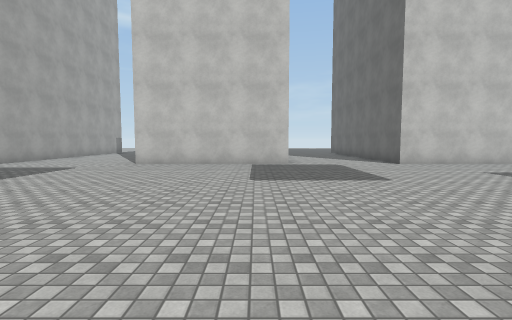
View 1 (above)

24 first-person views from a walk through a 3-D level made in the Unity game engine. The camera is 1.5 m above the floor, tilts 4° down and sees 85° across. The floor is counted in squares, 2 m on a side. Each view is taken from the middle of a square. On the plan, view 1 faces up. The plan holds only what a view shows up to about 10 squares ahead; the rest is blank. The place goes on beyond the plan. The player character is not drawn. Surface patterns are stand-ins for the level's own textures.

View 2
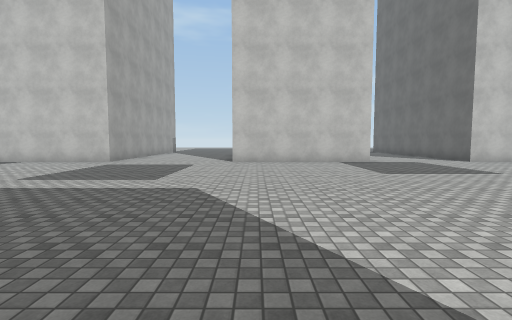

View 3
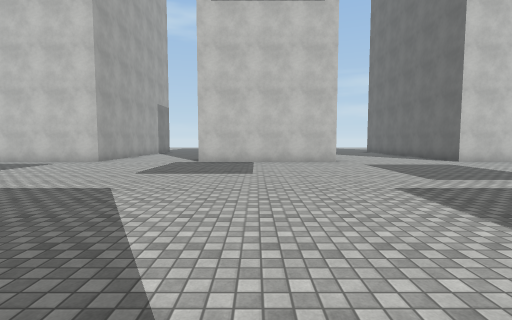

View 4
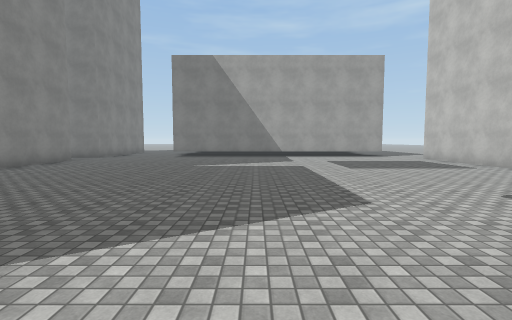

View 5
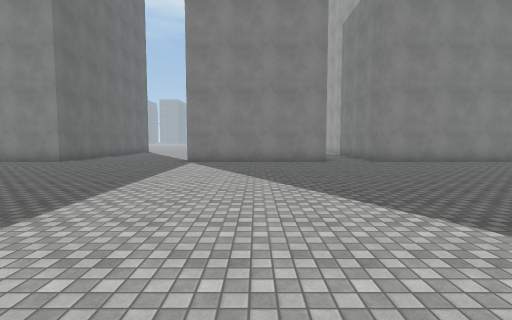

View 6
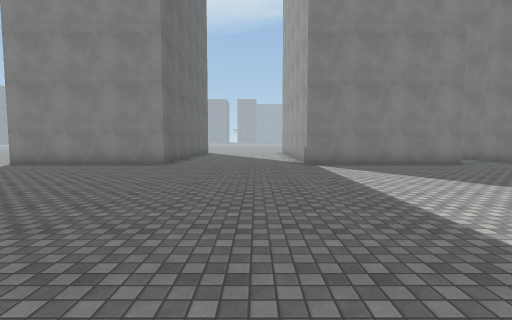

View 7
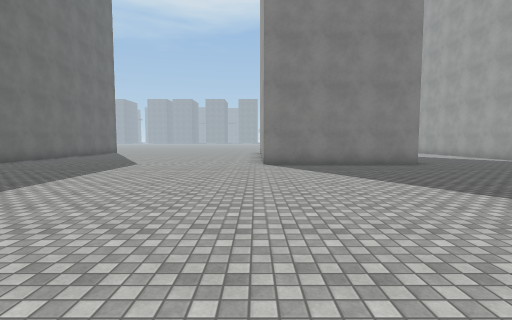

View 8
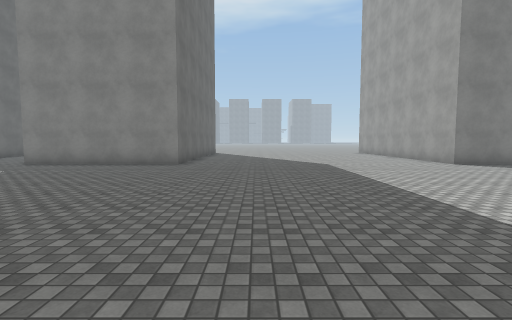

View 9
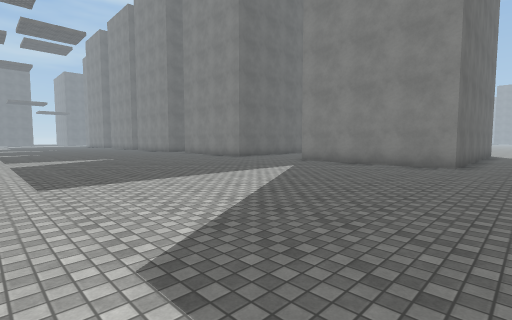

View 10
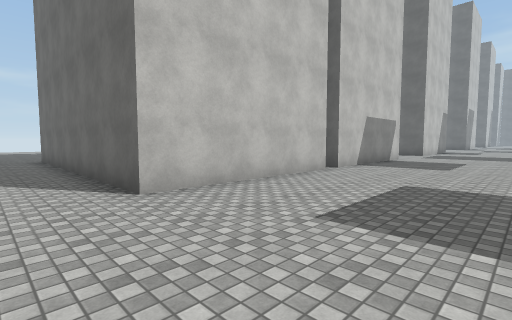

View 11
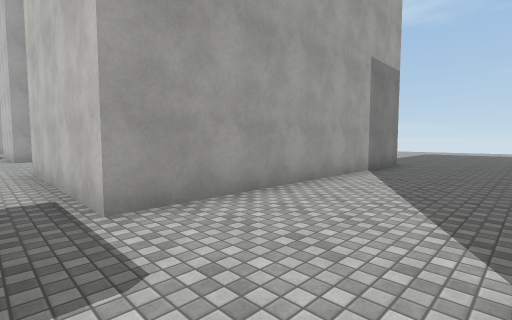

View 12
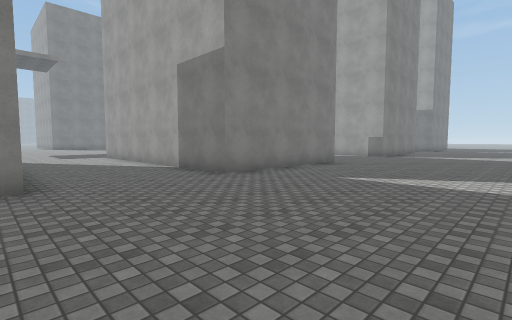

View 13
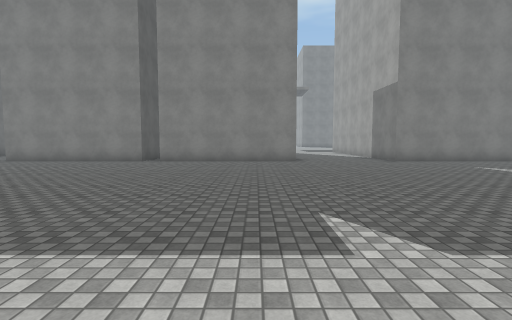

View 14
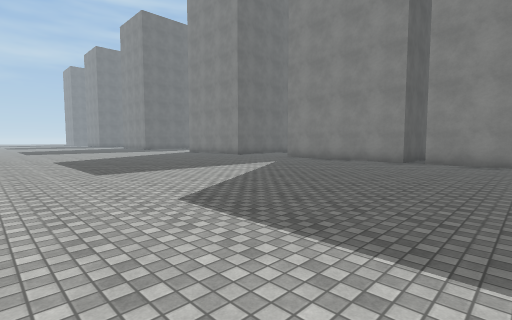

View 15
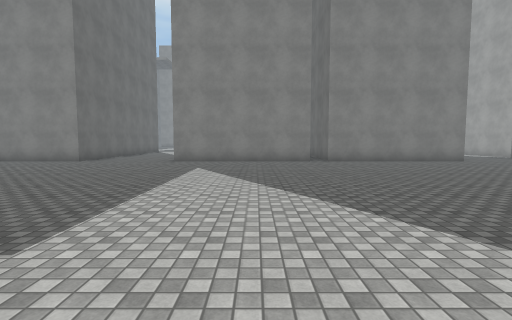

View 16
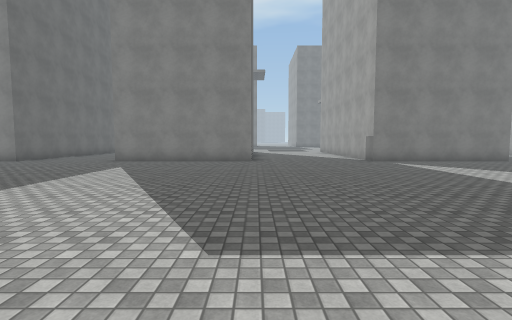

View 17
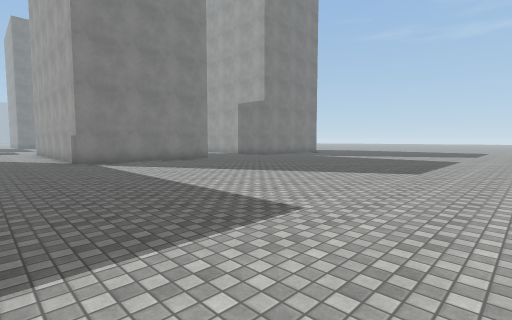

View 18
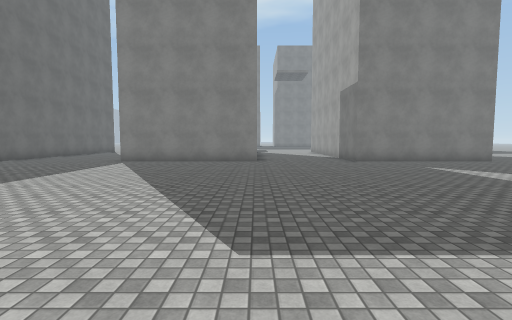

View 19
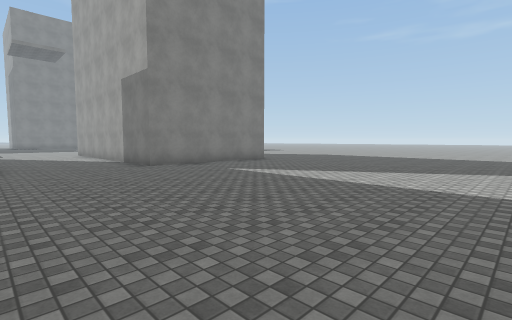

View 20
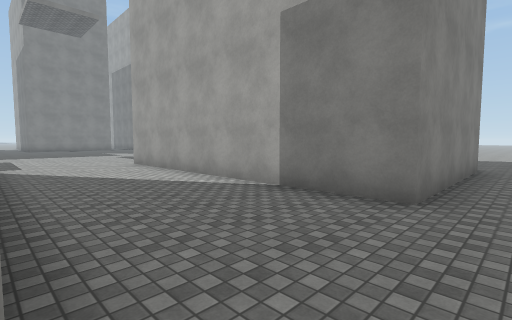

View 21
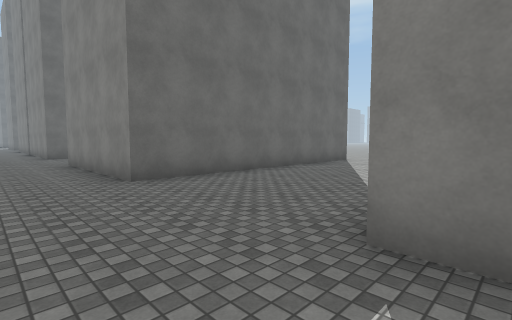

View 22
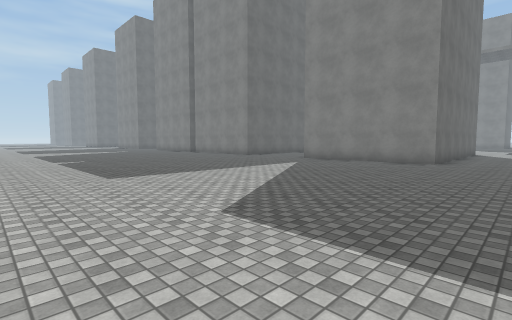

View 23
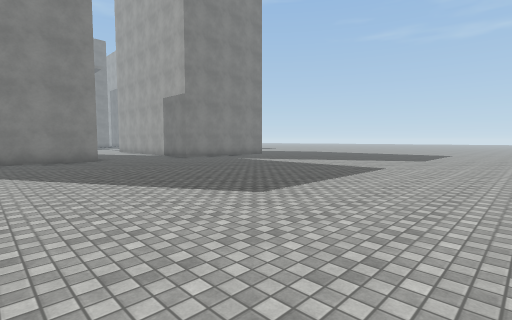

View 24
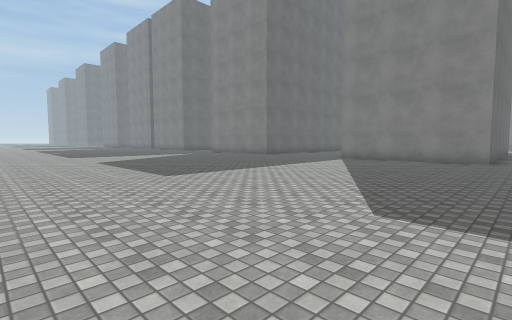

### Floor plan
Points are (right, up) in squares from view 1. A wall is a line through its corners. A room is listed if a view was taken in it or the views show most of it. See-through windows are left out.
Room 1 (views 1, 2, 3, 4, 5, 6, 7, 8, 9, 10, 11)
walls: (1, 8.9) (-3.8, 8.9); (-4.1, -6) (-4.1, -4.8) (0.7, -4.8) (0.7, -6); (-8.2, 8.9) (-13, 8.9); (9.5, 8.9) (4.6, 8.9); (9.4, -7.5) (9.4, -4.8) (14.4, -4.8); (-13.5, -4.8) (-8.6, -4.8) (-8.6, -5.9); (13.4, 8.9) (10.1, 8.9); (-16.6, 8.9) (-20.1, 8.9); (-20.1, -4.8) (-15.4, -4.8) (-15.4, -6)
ways out: opening at (-15, 9) to room 2; opening at (-6, 9) to room 2; opening at (3, 9) to room 2
Room 2 (views 12, 13, 14, 15, 16, 17, 18, 19, 20, 21, 22, 23, 24)
walls: (10.1, 17) (15, 17); (-3.8, 8.9) (-3.8, 17) (1, 17) (1, 8.9); (4.6, 8.9) (4.6, 17) (9.5, 17); (-8.2, 10.1) (-8.2, 8.9); (-13, 14.8) (-13, 17) (-8.2, 17) (-8.2, 15); (18.2, 17) (19.5, 17); (-20.5, 17) (-16.6, 17) (-16.6, 8.9)
ways out: opening at (-15, 9) to room 1; opening at (-6, 9) to room 1; opening at (3, 9) to room 1

Where each view was taken, in squares from view 1:
view 1: 0 up, 0 right, facing up
view 2: 1 down, 3 left, facing up
view 3: 1 down, 11 left, facing up
view 4: 2 up, 10 left, facing left
view 5: 5 up, 11 left, facing down
view 6: 4 up, 7 left, facing down
view 7: 4 up, 1 right, facing down
view 8: 4 up, 7 right, facing down
view 9: 4 up, 8 right, facing down-right
view 10: 5 up, 3 right, facing up-right
view 11: 8 up, 4 right, facing up-left
view 12: 22 up, 5 right, facing down-left
view 13: 27 up, 6 right, facing down
view 14: 27 up, 7 right, facing down-right
view 15: 27 up, 12 right, facing down
view 16: 27 up, 4 left, facing down
view 17: 27 up, 6 left, facing down-left
view 18: 27 up, 13 left, facing down
view 19: 25 up, 13 left, facing down-left
view 20: 18 up, 13 left, facing down-left
view 21: 19 up, 9 left, facing down-right
view 22: 27 up, 6 left, facing down-right
view 23: 28 up, 10 left, facing down-left
view 24: 28 up, 14 left, facing down-right
